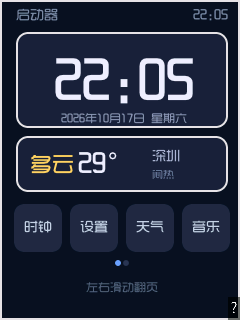
#> input picture .scratch/font-ttf/shots/post_10.bmp, 240 x 320 px
$ python conv1.py shots/post_10.bmp shots/bin_weather34.png
#> lines starting #> are read from the running program, lines starting #| are printed output that depends on the picture
import sys
from PIL import Image
src, dst = sys.argv[1], sys.argv[2]
img = Image.open(src).convert('RGB')
img = img.resize((img.width * 2, img.height * 2), Image.NEAREST)
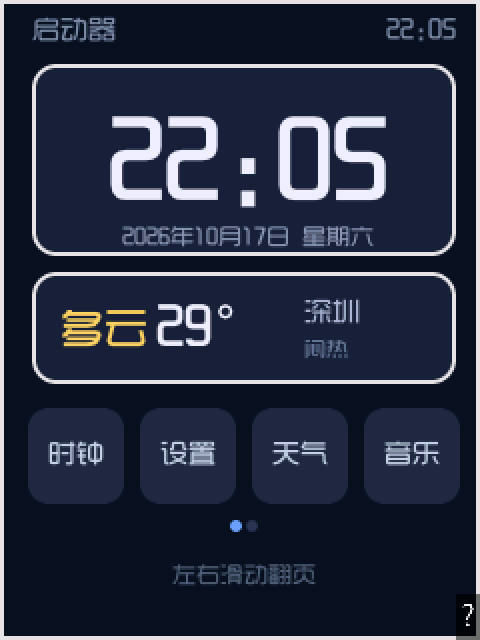
#> img: PIL image 480x640 RGB; mean R, G, B 40.7, 47.7, 66.7
img.save(dst)
print('ok', img.size)
#| ok (480, 640)

$ run again, on .scratch/font-ttf/shots/launch26.png
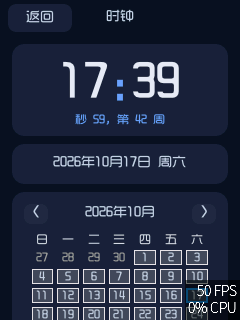
#> input picture .scratch/font-ttf/shots/launch26.png, 240 x 320 px
#> img is the input picture: PIL image 240x320 RGB; mean R, G, B 35.8, 43.8, 65.1
#> `img = img.resize((img.width * 2, img.height * 2), Image.NEAREST)`:
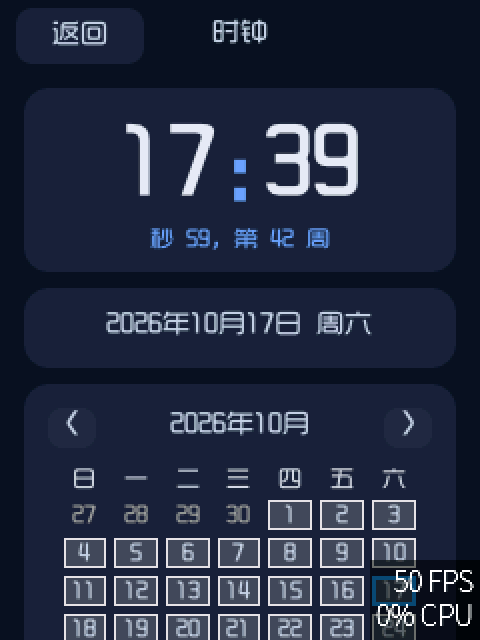
#> img: PIL image 480x640 RGB; mean R, G, B 35.8, 43.8, 65.1
#| ok (480, 640)
